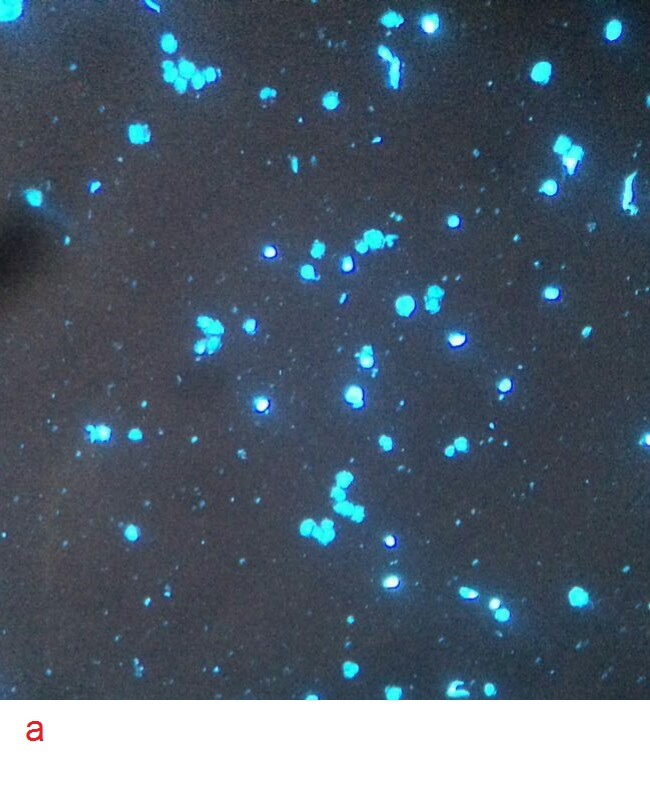
#> input picture images/set3/a_70.jpg, 650 x 786 px, found by its file name
$ jupyter execute 'Scikit Watershed.ipynb'   (shell and % lines are left out)   (Python 2 division)   (older library calls are emulated)
#> lines starting #> are read from the running program, lines starting #| are printed output that depends on the picture; after the words box and inside, x2 and y2 are one past the last pixel; in counts of white or black regions, pixels touching at a corner belong together
[cell 1]
import numpy as np
from matplotlib import pyplot as plt
import cv2
import sys
from pylab import rcParams
rcParams['figure.figsize'] = 10, 10
from scipy import ndimage as ndi
from skimage.feature import peak_local_max
from skimage.morphology import watershed
from skimage.color import rgb2gray
np.set_printoptions(threshold=np.nan)

[cell 2]
x, y = np.indices((80, 80))
x1, y1, x2, y2 = 38, 38, 44, 60
x3, y3 = 55, 20
r1, r2, r3 = 10, 20, 15
mask_circle1 = (x - x1)**2 + (y - y1)**2 < r1**2
mask_circle2 = (x - x2)**2 + (y - y2)**2 < r2**2
image = np.logical_or(mask_circle1, mask_circle2)
# image = cv2.imread('/Users/shashwat/workspace/dopencv/images/set3/a_70.jpg')
# image_gray = cv2.imread('/Users/shashwat/workspace/dopencv/images/set3/a_70.jpg', 0)
image_gray = rgb2gray(image)
#ret, image_gray = cv2.threshold(image_gray, 0, 255, cv2.THRESH_OTSU)
plt.imshow(image, cmap='gray')

[cell 3]
#kernel = np.ones((3,3), np.uint8)
#opening = cv2.morphologyEx(image, cv2.MORPH_OPEN, kernel, iterations=2)

#plt.imshow(opening, cmap='gray')

[cell 4]
dist = ndi.distance_transform_edt(image_gray)
plt.imshow(dist)
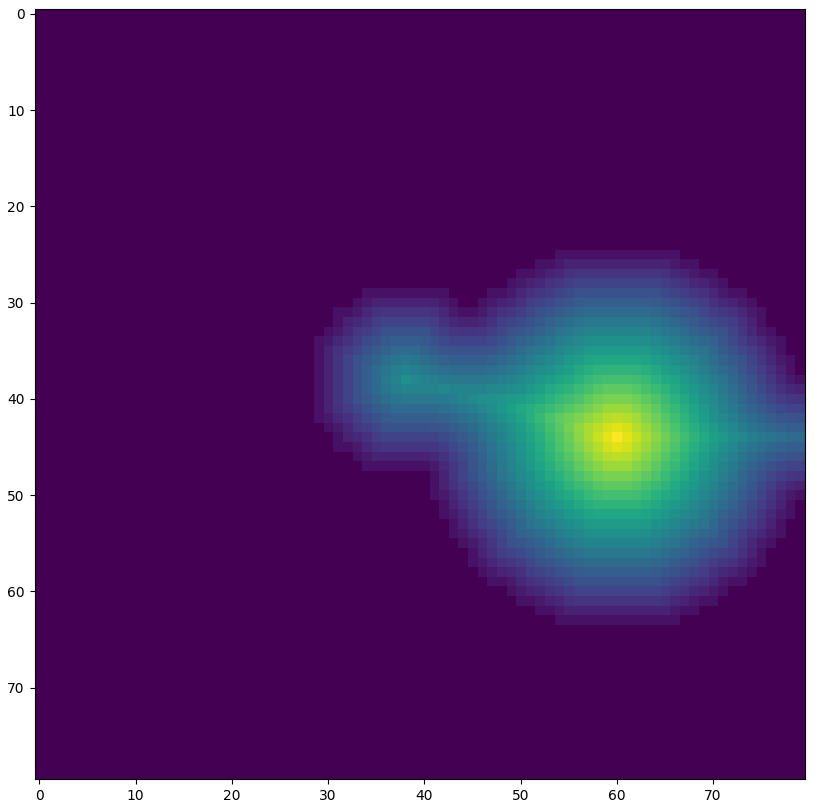
#> figure drawn by matplotlib, 1 panel

[cell 5]
peaks = peak_local_max(dist, indices=False)
plt.imshow(peaks, cmap='gray')
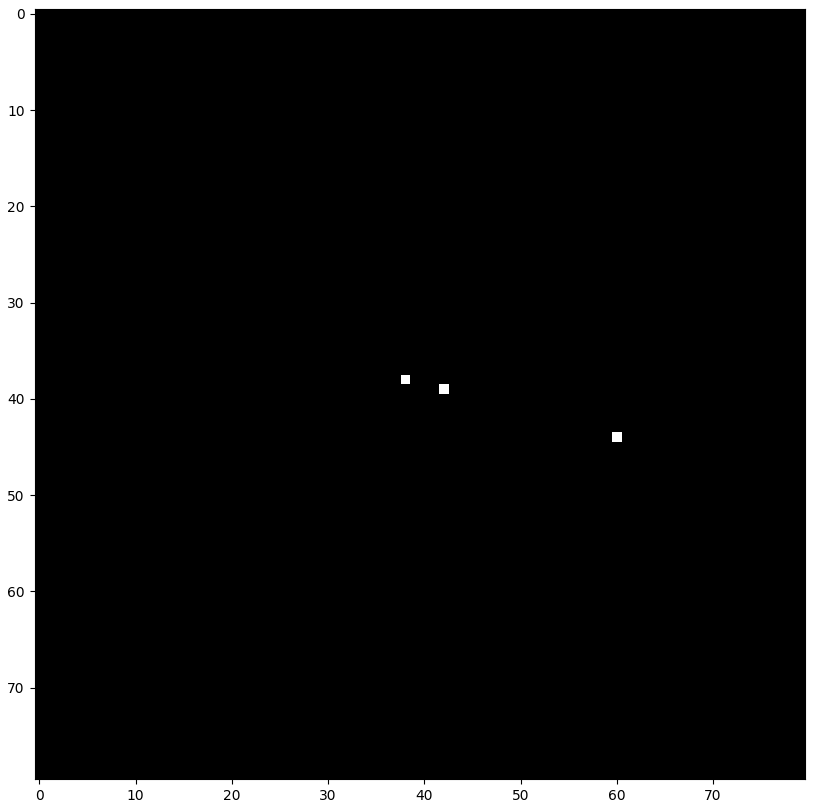
#> figure drawn by matplotlib, 1 panel

[cell 6]
markers = ndi.label(peaks)[0]
plt.imshow(markers)
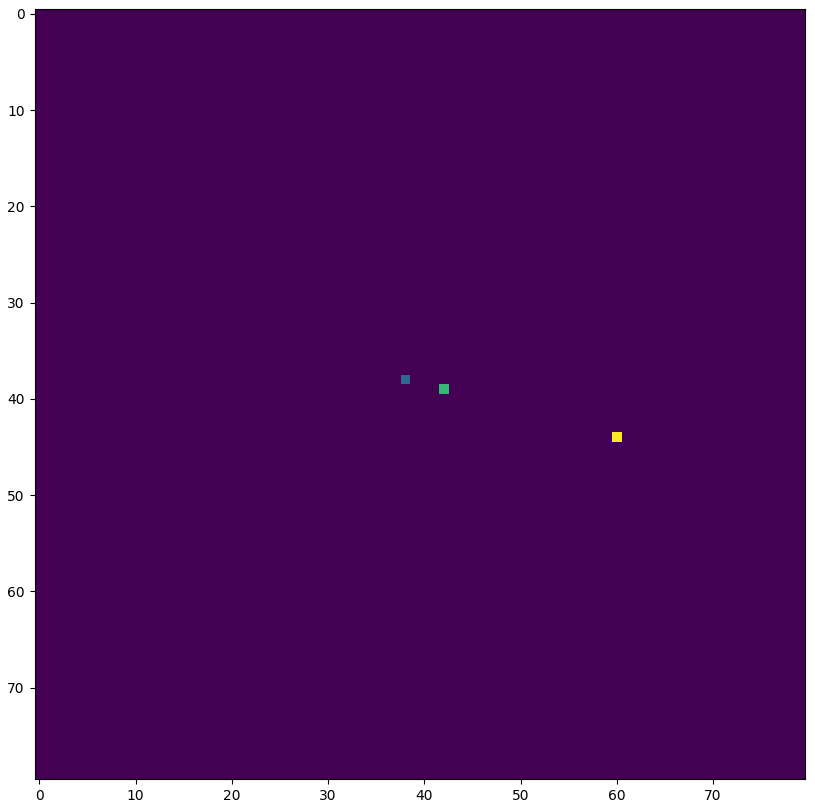
#> figure drawn by matplotlib, 1 panel

[cell 7]
wm = watershed(-dist, markers=markers, mask=image_gray)
plt.imshow(wm)
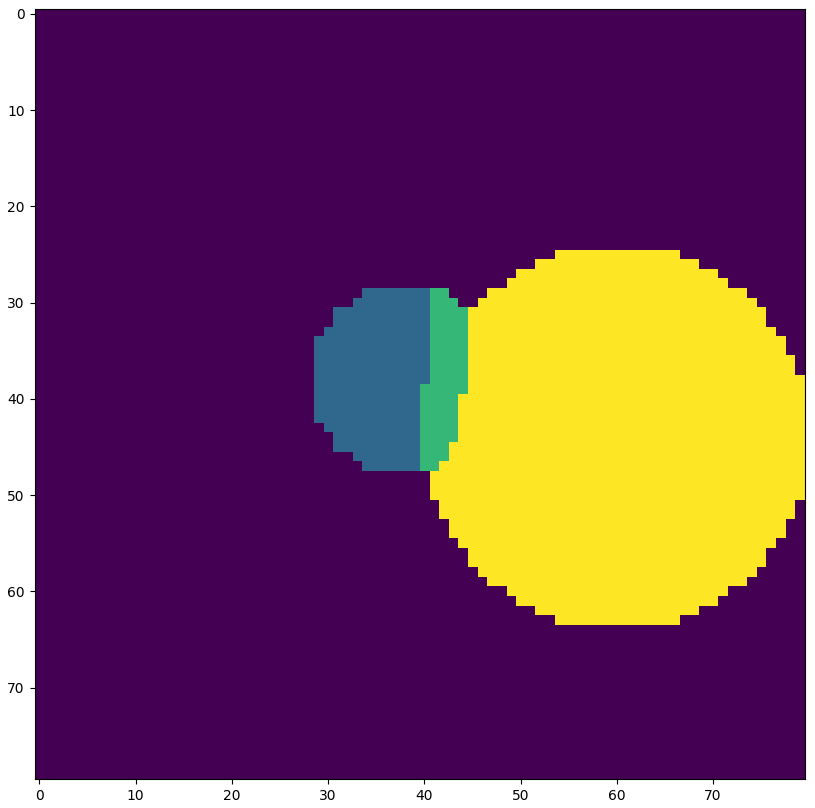
#> figure drawn by matplotlib, 1 panel

[cell 8]
from skimage.measure import regionprops
regions = regionprops(wm)

[cell 9]
import math

circularities = []
areas = []

for region in regions:
    circularity = 4*math.pi*region.area/region.perimeter**2
    area = region.area
    if circularity < 0.5 or area <15:
        continue
    circularities.append(circularity)
    areas.append(area)

circularities

[cell 10]
print len(filter(lambda x: x>0.6, circularities))

[cell 11]
gray = cv2.imread('/Users/shashwat/workspace/dopencv/images/set3/a_70.jpg', 0)
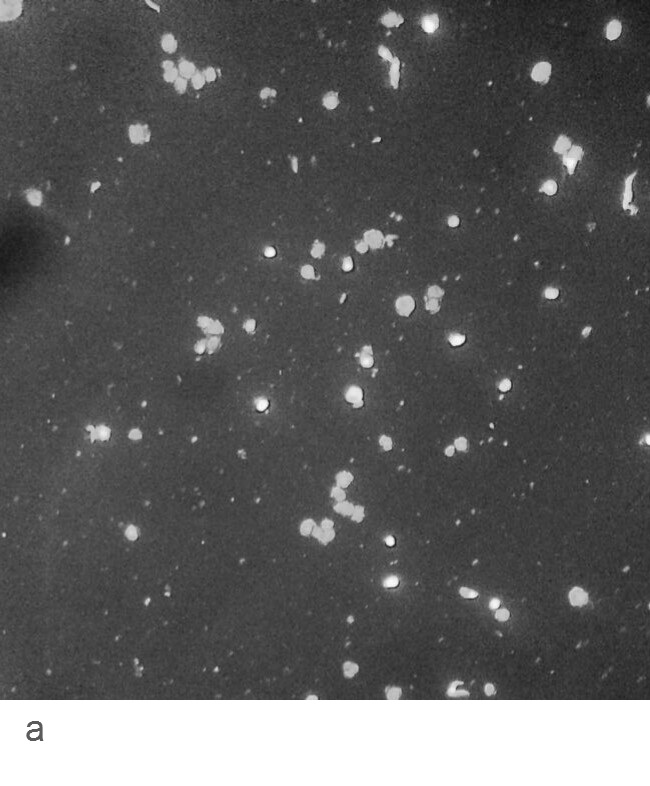
#> gray: shape (786, 650); min 20, max 255, mean 92.2
ret, image_b = cv2.threshold(gray, 0, 255, cv2.THRESH_OTSU)
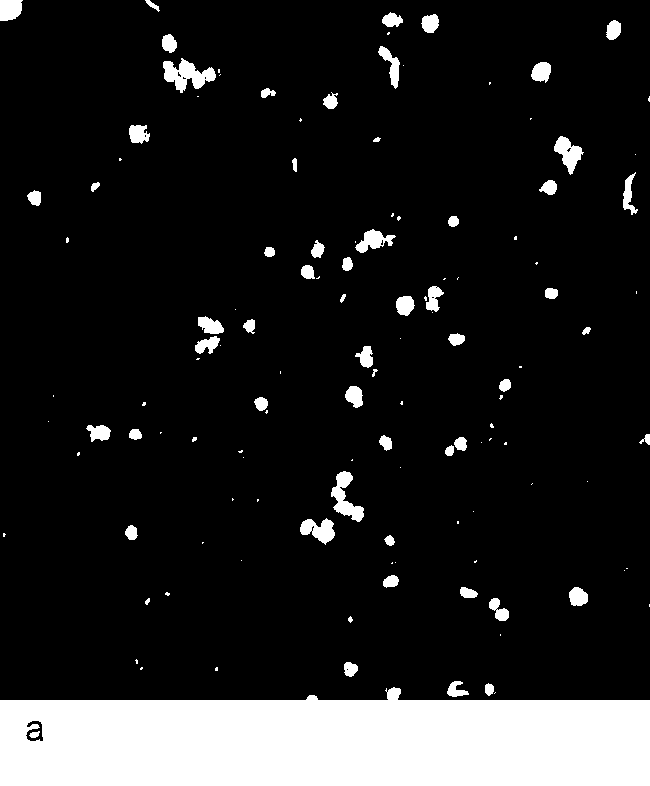
#> image_b: shape (786, 650); 13.4% white; 127 white regions (67 under 20 px), largest, box (x1, y1, x2, y2) and area: (0, 687, 650, 786) 55874, (163, 58, 216, 93) 949, (331, 471, 364, 522) 746
#> ret = 155

[cell 12]
plt.imshow(image_b, cmap='gray')

[cell 13]
kernel = np.ones((3,3), np.uint8)
opening = cv2.morphologyEx(image_b, cv2.MORPH_OPEN, kernel, iterations=2)
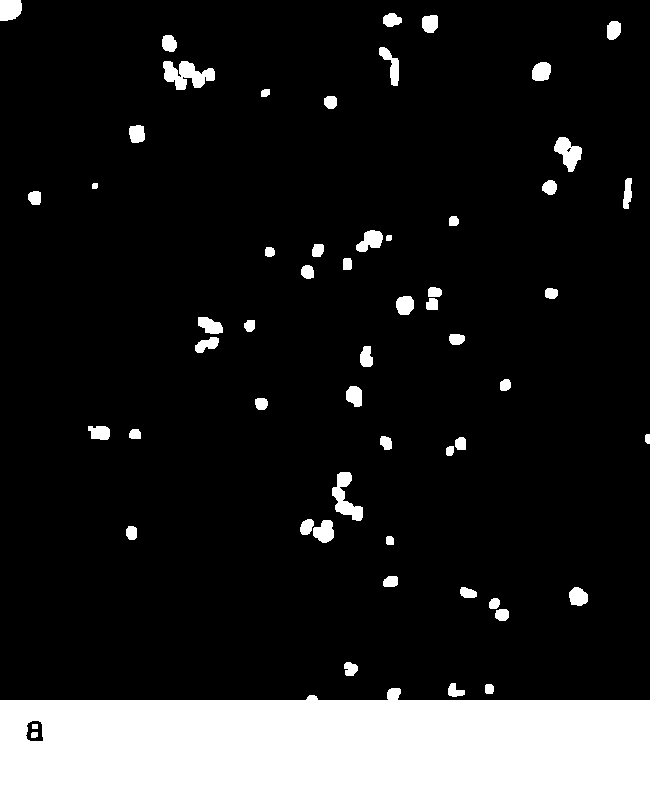
#> opening: shape (786, 650); 13.1% white; 57 white regions, largest, box (x1, y1, x2, y2) and area: (0, 688, 650, 786) 55812, (163, 61, 215, 90) 907, (332, 472, 363, 521) 702

plt.imshow(opening, cmap='gray')

$ run again, with images/set3/b_63.jpg copied over images/set3/a_70.jpg
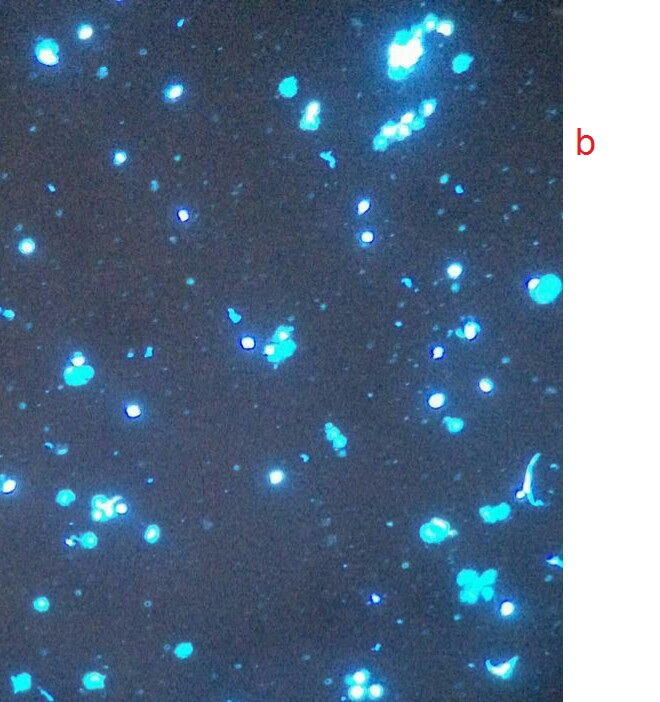
#> input picture images/set3/b_63.jpg, 660 x 702 px, found by its file name
#> `ret, image_b = cv2.threshold(gray, 0, 255, cv2.THRESH_OTSU)`:
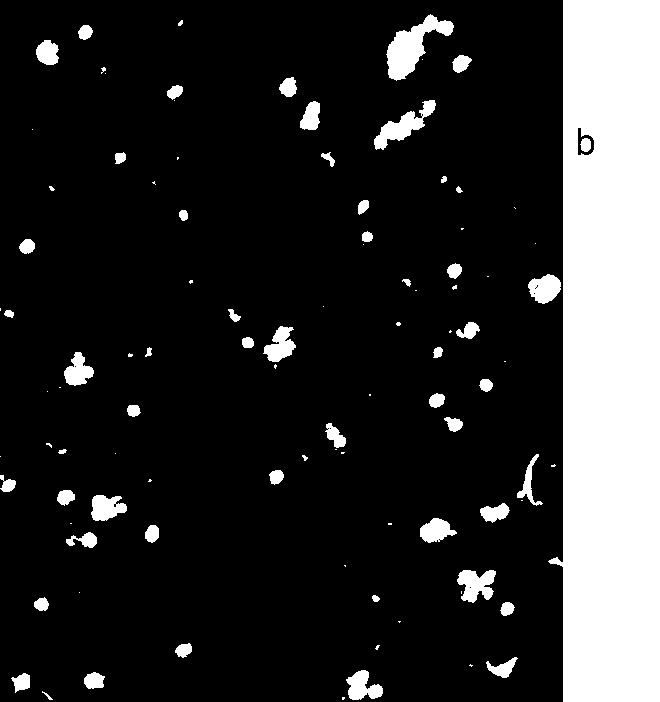
#> image_b: shape (702, 660); 18% white; 99 white regions (43 under 20 px), largest, box (x1, y1, x2, y2) and area: (548, 0, 660, 702) 67861, (386, 14, 454, 81) 1883, (374, 100, 436, 150) 1072
#> ret = 161
#> `opening = cv2.morphologyEx(image_b, cv2.MORPH_OPEN, kernel, iterations..`:
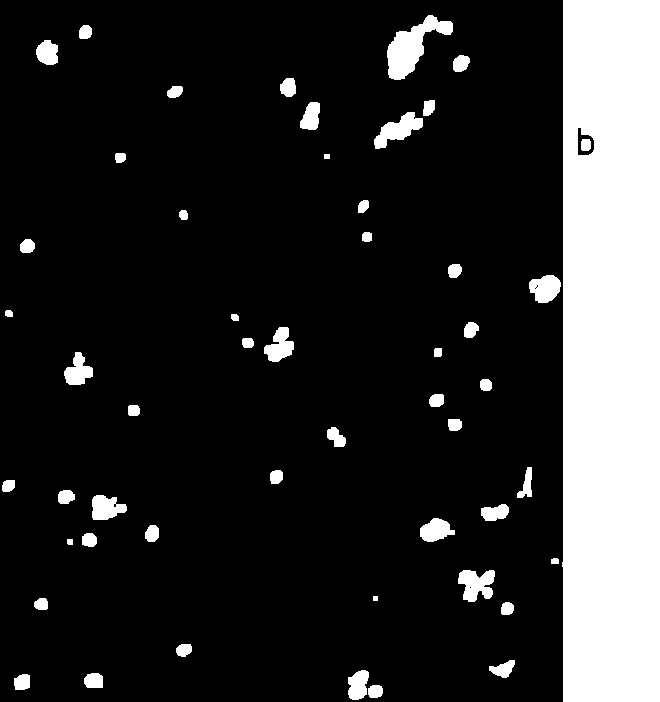
#> opening: shape (702, 660); 17.6% white; 52 white regions, largest, box (x1, y1, x2, y2) and area: (562, 0, 660, 702) 67782, (387, 15, 453, 80) 1859, (374, 112, 423, 149) 858

$ run again, with images/set3/c_75.jpg copied over images/set3/a_70.jpg
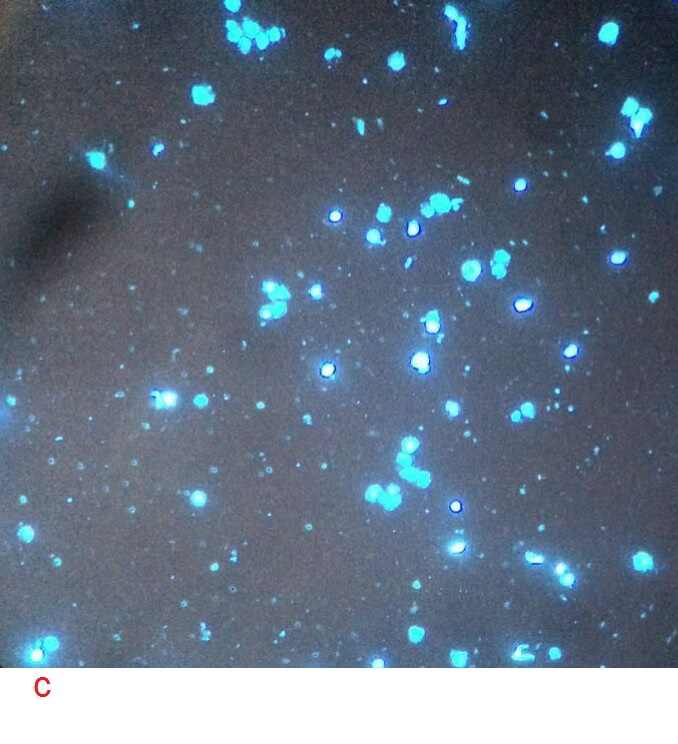
#> input picture images/set3/c_75.jpg, 678 x 744 px, found by its file name
#> `ret, image_b = cv2.threshold(gray, 0, 255, cv2.THRESH_OTSU)`:
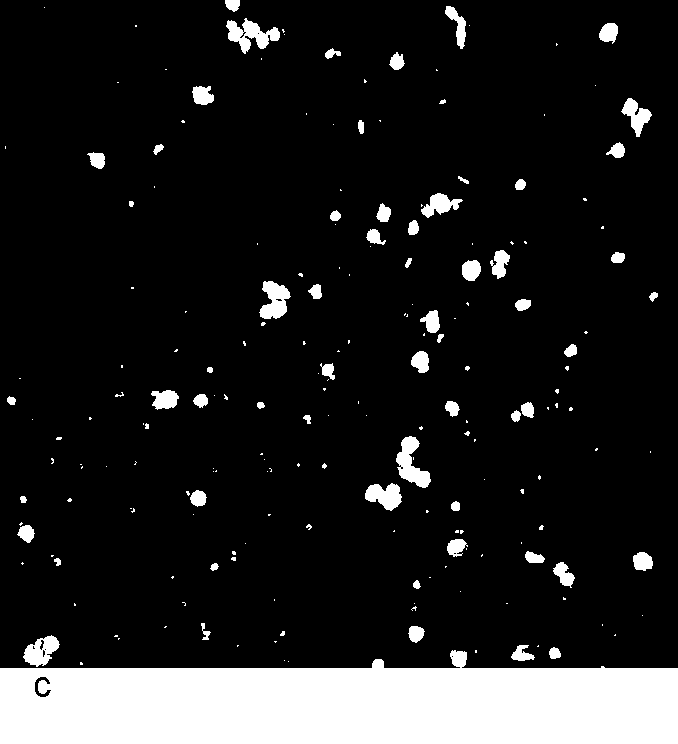
#> image_b: shape (744, 678); 13% white; 201 white regions (136 under 20 px), largest, box (x1, y1, x2, y2) and area: (0, 650, 678, 744) 51738, (226, 18, 280, 54) 923, (396, 436, 431, 488) 895
#> ret = 167
#> `opening = cv2.morphologyEx(image_b, cv2.MORPH_OPEN, kernel, iterations..`:
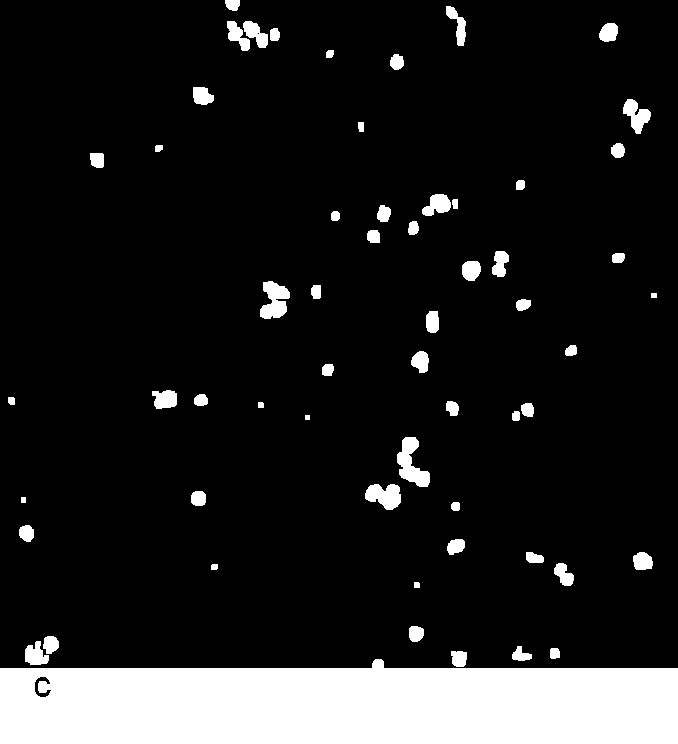
#> opening: shape (744, 678); 12.6% white; 59 white regions, largest, box (x1, y1, x2, y2) and area: (0, 659, 678, 744) 51488, (397, 437, 430, 487) 866, (260, 281, 290, 319) 752

$ run again, with images/set3/d_70.jpg copied over images/set3/a_70.jpg
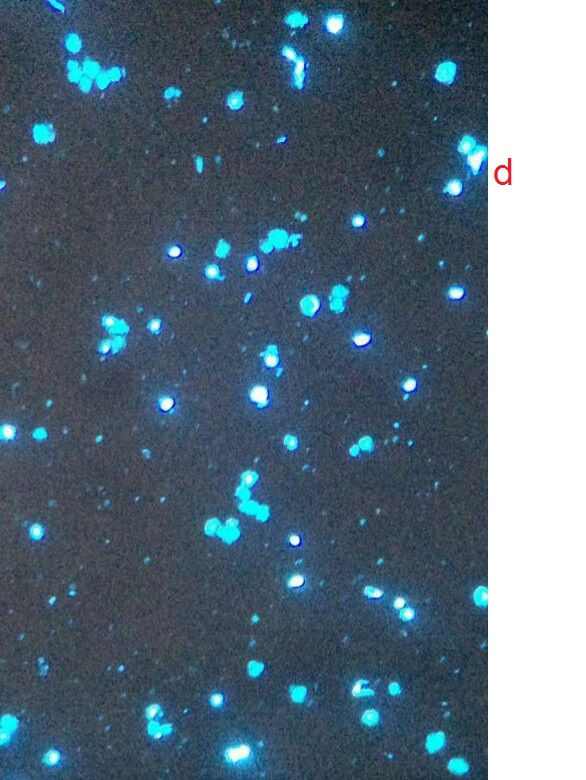
#> input picture images/set3/d_70.jpg, 586 x 780 px, found by its file name
#> image_b: shape (780, 586); 19.5% white; 110 white regions (51 under 20 px), largest, box (x1, y1, x2, y2) and area: (458, 0, 586, 780) 76921, (67, 60, 121, 92) 901, (235, 470, 269, 521) 728
#> ret = 158
#> `opening = cv2.morphologyEx(image_b, cv2.MORPH_OPEN, kernel, iterations..`:
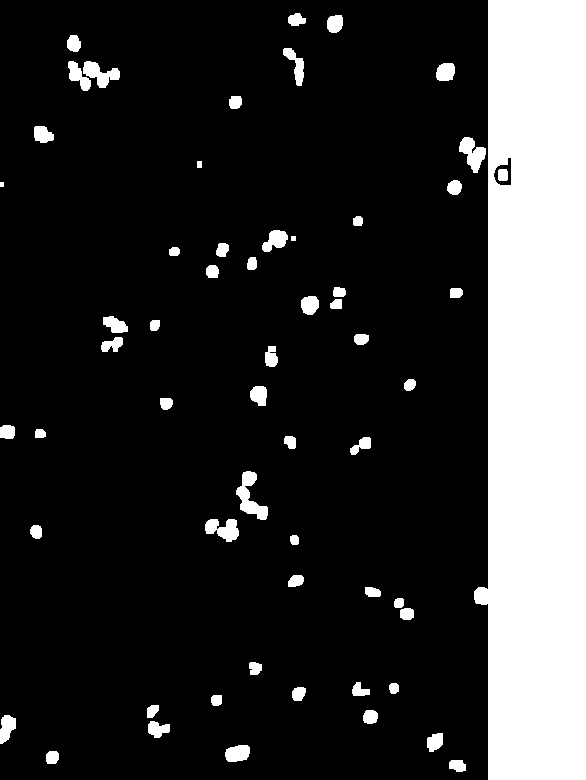
#> opening: shape (780, 586); 19.2% white; 59 white regions, largest, box (x1, y1, x2, y2) and area: (474, 0, 586, 780) 76344, (236, 471, 268, 520) 692, (459, 137, 486, 173) 530
